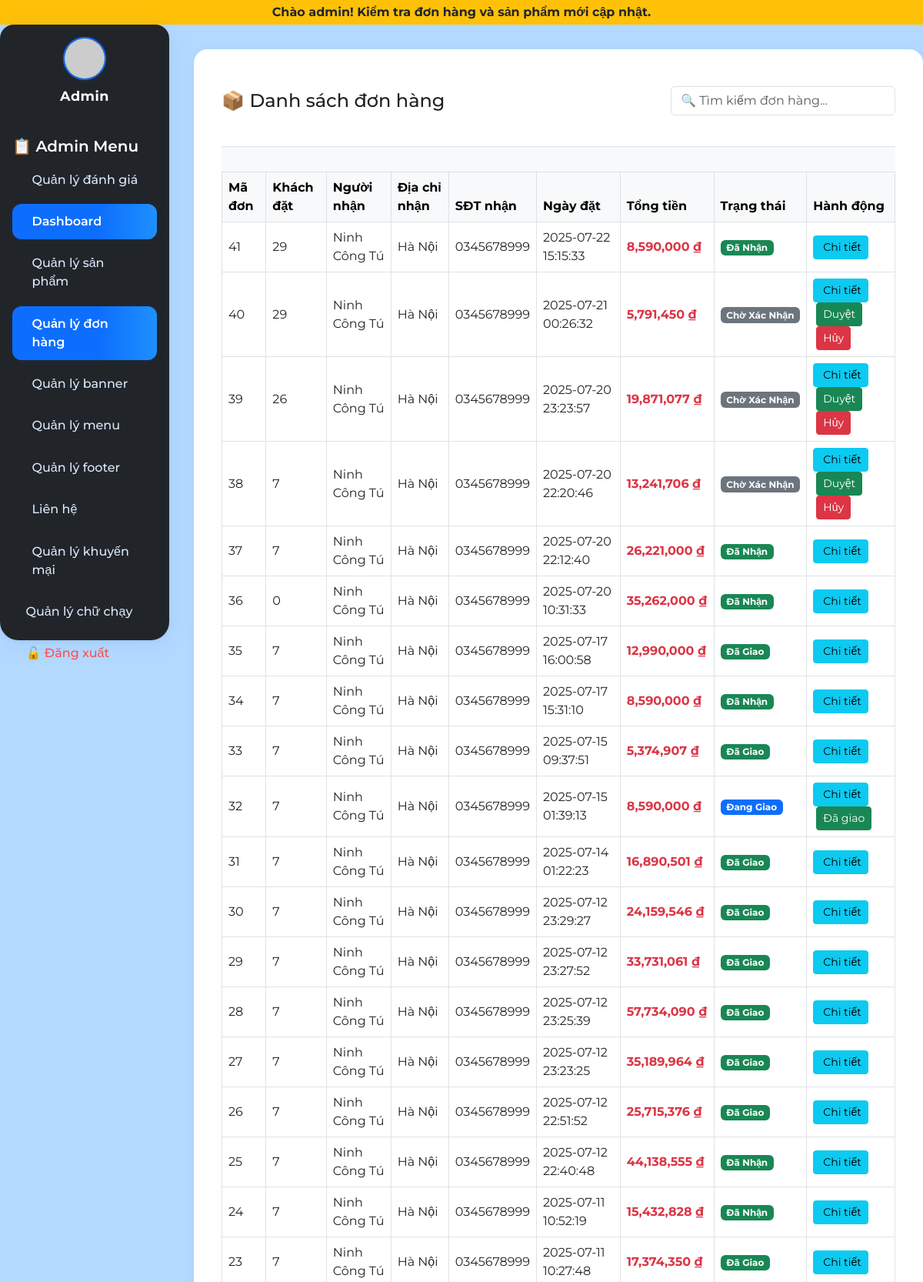
/admin/index.php?page=order (signed in, upper part), run on the app's committed database.
### tables this page shows
CREATE TABLE `marquee` (
  `id` int(11) NOT NULL,
  `noidung` text NOT NULL,
  `trangthai` tinyint(4) DEFAULT 1,
  `vaitro` enum('admin','user') DEFAULT 'user',
  `ngaytao` datetime NOT NULL DEFAULT current_timestamp()
);

CREATE TABLE `menu_content` (
  `id` int(11) NOT NULL,
  `label` varchar(255) NOT NULL,
  `url` varchar(255) NOT NULL,
  `icon` varchar(64) DEFAULT NULL,
  `position` int(11) DEFAULT 0,
  `type` varchar(20) NOT NULL DEFAULT 'user',
  `parent_id` int(11) DEFAULT NULL
);

CREATE TABLE `donhang` (
  `madon` int(11) NOT NULL,
  `makh` int(11) DEFAULT NULL,
  `ten_nguoinhan` varchar(100) DEFAULT NULL,
  `diachi_nhan` varchar(255) DEFAULT NULL,
  `sdt_nhan` varchar(15) DEFAULT NULL,
  `ngaydat` datetime DEFAULT current_timestamp(),
  `tongtien` decimal(10,2) DEFAULT NULL,
  `trangthai` int(11) NOT NULL DEFAULT 0
);

### admin/controllers/OrderController.php (called while the page is built, shortened)
<?php
include_once(__DIR__ . '/../models/Order.php');
function listOrders() {
    $orders = getAllOrders();
    include(__DIR__ . '/../views/order/index.php');
}

### admin/models/Order.php (called while the page is built, shortened)
<?php
include_once(__DIR__ . '/../../config/db.php');
function getAllOrders() {
    global $conn;
    $sql = "SELECT * FROM donhang ORDER BY ngaydat DESC";
    return mysqli_query($conn, $sql);
}

### admin/views/order/index.php (the view, shortened to what this page needs)
<div class="container mt-4">
  <div class="d-flex flex-wrap align-items-center justify-content-between mb-3 gap-2">
    <h4 class="mb-0">📦 Danh sách đơn hàng</h4>
    <div class="col-md-4 col-12">
      <input type="text" id="order-search" class="form-control" placeholder="🔍 Tìm kiếm đơn hàng...">
    </div>
  </div>
  <div class="table-responsive">
    <table class="table table-bordered table-hover align-middle" id="order-table">
      <thead class="table-light">
        <tr>
          <th>Mã đơn</th>
          <th>Khách đặt</th>
          <th>Người nhận</th>
          <th>Địa chỉ nhận</th>
          <th>SĐT nhận</th>
          <th>Ngày đặt</th>
          <th>Tổng tiền</th>
          <th>Trạng thái</th>
          <th>Hành động</th>
        </tr>
      </thead>
      <tbody>
        <?php
$trangthai_map = [
  0 => ['label' => 'Chờ xác nhận', 'badge' => 'secondary'],
  1 => ['label' => 'Đã duyệt', 'badge' => 'info'],
  2 => ['label' => 'Đang giao', 'badge' => 'primary'],
  3 => ['label' => 'Đã giao', 'badge' => 'success'],
  4 => ['label' => 'Đã nhận', 'badge' => 'success'],
  5 => ['label' => 'Đã hủy', 'badge' => 'danger'],
];
?>
<?php while ($row = mysqli_fetch_assoc($orders)) : ?>
  <tr>
    <td><?= $row['madon'] ?></td>
    <td><?= $row['tenkh'] ?? ($row['makh'] ?? 'Ẩn') ?></td>
    <td><?= htmlspecialchars($row['ten_nguoinhan'] ?? '') ?></td>
    <td><?= htmlspecialchars($row['diachi_nhan'] ?? '') ?></td>
    <td><?= htmlspecialchars($row['sdt_nhan'] ?? '') ?></td>
    <td><?= $row['ngaydat'] ?></td>
    <td class="text-danger fw-bold"><?= number_format($row['tongtien']) ?> ₫</td>
    <td>
      <?php
        $status = isset($row['trangthai']) ? intval($row['trangthai']) : 0;
        $statusInfo = $trangthai_map[$status] ?? $trangthai_map[0];
      ?>
      <span class="badge bg-<?= $statusInfo['badge'] ?> text-capitalize"><?= $statusInfo['label'] ?></span>
    </td>
    <td>
      <a href="?page=order_detail&id=<?= $row['madon'] ?>" class="btn btn-info btn-sm d-inline-flex align-items-center gap-1">
        <span class="bi bi-eye"></span> Chi tiết
      </a>
      <?php if ($status === 0): ?>
        <a href="?page=order&duyet=<?= $row['madon'] ?>" class="btn btn-success btn-sm ms-1" onclick="return confirm('Duyệt đơn hàng này?');">
          <span class="bi bi-check2-circle"></span> Duyệt
        </a>
        <a href="?page=order&huydon=<?= $row['madon'] ?>" class="btn btn-danger btn-sm ms-1" onclick="return confirm('Bạn chắc chắn muốn hủy đơn hàng này?');">
          <span class="bi bi-x-circle"></span> Hủy
        </a>
      <?php elseif ($status === 1): ?>
        <a href="?page=order&dang_giao=<?= $row['madon'] ?>" class="btn btn-primary btn-sm ms-1" onclick="return confirm('Chuyển đơn hàng này sang trạng thái Đang giao?');">
          <span class="bi bi-truck"></span> Đang giao
        </a>
      <?php elseif ($status === 2): ?>
        <a href="?page=order&da_giao=<?= $row['madon'] ?>" class="btn btn-success btn-sm ms-1" onclick="return confirm('Xác nhận đã giao đơn hàng này?');">
          <span class="bi bi-box-seam"></span> Đã giao
        </a>
      <?php endif; ?>
    </td>
  </tr>
<?php endwhile; ?>

### admin/views/layout/header.php (shortened to what this page needs)
<!DOCTYPE html>
<html lang="vi">
<head>
  <link href="https://cdn.jsdelivr.net/npm/bootstrap@5.3.0/dist/css/bootstrap.min.css" rel="stylesheet">
  <link rel="stylesheet" href="../public/assets/css/admin.css">
</head>
<body>
<?php
include __DIR__ . '/../../../config/db.php';
$query = "SELECT * FROM marquee WHERE trangthai = 1 AND vaitro = 'admin' ORDER BY id DESC LIMIT 1";
$marquees = mysqli_query($conn, $query);
if ($row = mysqli_fetch_assoc($marquees)) {
  echo '<div class="bg-warning text-dark py-1 text-center fw-bold">';
  echo '<marquee behavior="scroll" direction="left">' . htmlspecialchars($row['noidung']) . '</marquee>';
  echo '</div>';
}

### admin/views/layout/sidebar.php (shortened to what this page needs)
<div class="d-flex">
  <nav class="bg-dark text-white p-3" style="width: 220px; height: 100vh;">
    <div class="admin-avatar">
      <img src="https://ui-avatars.com/api/?name=Admin&background=0d6efd&color=fff&size=128" alt="Admin Avatar">
      <div class="admin-name">Admin</div>
    </div>
    <h5 style="font-weight:600; color:#fff;">📋 Admin Menu</h5>
    <ul class="nav flex-column">
      <li class="nav-item">
        <a class="nav-link text-white" href="index.php?page=danhgia_admin">
          <i class="bi bi-star-fill text-warning"></i> Quản lý đánh giá
        </a>
      </li>
      <?php
      include __DIR__ . '/../../../config/db.php';
      $menu_type = 'admin';
      $menu_sql = "SELECT * FROM menu_content WHERE type='$menu_type' ORDER BY position ASC, id ASC";
      $menu_result = mysqli_query($conn, $menu_sql);
      $menus = [];
      while ($m = mysqli_fetch_assoc($menu_result)) $menus[] = $m;
      function buildMenuTreeSidebar($menus, $parent_id = null) {
          $branch = [];
          foreach ($menus as $menu) {
              if ($menu['parent_id'] == $parent_id) {
                  $children = buildMenuTreeSidebar($menus, $menu['id']);
                  $branch[] = $menu;
              }
          }
          return $branch;
      }
      $menu_tree = buildMenuTreeSidebar($menus);
      foreach ($menu_tree as $menu):
          if (!empty($menu['children'])): ?>
              <li class="nav-item dropdown">
                <a class="nav-link text-white dropdown-toggle" href="<?php echo htmlspecialchars($menu['url']); ?>" id="sidebar-menu-<?php echo $menu['id']; ?>" role="button" data-bs-toggle="dropdown" aria-expanded="false">
                  <?php if ($menu['icon']): ?><i class="<?php echo htmlspecialchars($menu['icon']); ?>"></i> <?php endif; ?>
                  <?php echo htmlspecialchars($menu['label']); ?>
                </a>
                <ul class="dropdown-menu bg-dark border-0" aria-labelledby="sidebar-menu-<?php echo $menu['id']; ?>">
                  <?php foreach ($menu['children'] as $child): ?>
                    <li>
                      <a class="dropdown-item text-white bg-dark" href="<?php echo htmlspecialchars($child['url']); ?>">
                        <?php if ($child['icon']): ?><i class="<?php echo htmlspecialchars($child['icon']); ?>"></i> <?php endif; ?>
                        <?php echo htmlspecialchars($child['label']); ?>
                      </a>
                    </li>
                  <?php endforeach; ?>
                </ul>
              </li>
          <?php else: ?>
              <li class="nav-item">
                <a class="nav-link text-white" href="<?php echo htmlspecialchars($menu['url']); ?>">
                  <?php echo htmlspecialchars($menu['label']); ?>
                </a>
              </li>
          <?php endif;
      endforeach;
      ?>
      <li class="nav-item">
        <a class="nav-link text-danger" href="logout.php">🔓 Đăng xuất</a>
      </li>
    </ul>
  </nav>
  <main class="p-4" style="flex-grow: 1;">

### public/assets/css/admin.css (style rules this page uses)
body { font-family: 'Montserrat', 'Roboto', Arial, sans-serif; background: #b3d9ff; color: #222; font-size: 16px; }
nav.bg-dark { border-radius: 18px 18px 24px 24px; box-shadow: 0 4px 32px rgba(13,110,253,0.08), 0 1.5px 6px rgba(0,0,0,0.06); min-height: 100vh; min-width: 220px; padding-top: 2.5rem; position: relative; transition: all .2s; }
.admin-avatar { display: flex; align-items: center; margin-bottom: 2.5rem; flex-direction: column; }
.admin-avatar img { width: 56px; height: 56px; border-radius: 50%; object-fit: cover; margin-bottom: 0.5rem; border: 2.5px solid #0d6efd; box-shadow: 0 2px 8px rgba(13,110,253,0.10); }
.admin-avatar .admin-name { font-weight: 700; color: #fff; font-size: 1.1rem; letter-spacing: 0.5px; }
.nav.flex-column .nav-item { margin-bottom: 0.5rem; }
.nav-link { color: #dbeafe !important; font-weight: 500; border-radius: 12px; padding: 0.7em 1.1em; transition: background .16s, color .16s; display: flex; align-items: center; gap: 8px; }
.nav-link.active, .nav-link:focus, .nav-link:hover { background: linear-gradient(90deg, #0d6efd 60%, #1e90ff 100%); color: #fff !important; box-shadow: 0 2px 8px rgba(13,110,253,0.08); font-weight: 600; }
.nav-link.text-danger { background: none !important; color: #ff4d4f !important; }
main.p-4 { background: #fff; border-radius: 18px; box-shadow: 0 2px 16px rgba(0,0,0,0.04); margin: 2rem 0 2rem 2rem; min-height: 90vh; }

### data on the page
marquee: noidung "Chào admin! Kiểm tra đơn hàng và sản phẩm mới cập nhật."
menu_content: label "Dashboard"
menu_content: label "Quản lý sản phẩm"
menu_content: label "Quản lý đơn hàng"
menu_content: label "Quản lý banner"
menu_content: label "Quản lý menu"
menu_content: label "Quản lý footer"
menu_content: label "Liên hệ"
menu_content: label "Quản lý khuyến mại"
menu_content: label "Quản lý chữ chạy"
donhang: madon "41", makh "29", ten_nguoinhan "Ninh Công Tú", diachi_nhan "Hà Nội", sdt_nhan "0345678999", ngaydat "2025-07-22 15:15:33", tongtien "8,590,000", trangthai "Đã Nhận"
donhang: madon "40", makh "29", ten_nguoinhan "Ninh Công Tú", diachi_nhan "Hà Nội", sdt_nhan "0345678999", ngaydat "2025-07-21 00:26:32", tongtien "5,791,450", trangthai "Chờ Xác Nhận"
donhang: madon "39", makh "26", ten_nguoinhan "Ninh Công Tú", diachi_nhan "Hà Nội", sdt_nhan "0345678999", ngaydat "2025-07-20 23:23:57", tongtien "19,871,077", trangthai "Chờ Xác Nhận"
donhang: madon "38", makh "7", ten_nguoinhan "Ninh Công Tú", diachi_nhan "Hà Nội", sdt_nhan "0345678999", ngaydat "2025-07-20 22:20:46", tongtien "13,241,706", trangthai "Chờ Xác Nhận"
donhang: madon "37", makh "7", ten_nguoinhan "Ninh Công Tú", diachi_nhan "Hà Nội", sdt_nhan "0345678999", ngaydat "2025-07-20 22:12:40", tongtien "26,221,000", trangthai "Đã Nhận"
donhang: madon "36", makh "0", ten_nguoinhan "Ninh Công Tú", diachi_nhan "Hà Nội", sdt_nhan "0345678999", ngaydat "2025-07-20 10:31:33", tongtien "35,262,000", trangthai "Đã Nhận"
donhang: madon "35", makh "7", ten_nguoinhan "Ninh Công Tú", diachi_nhan "Hà Nội", sdt_nhan "0345678999", ngaydat "2025-07-17 16:00:58", tongtien "12,990,000", trangthai "Đã Giao"
donhang: madon "34", makh "7", ten_nguoinhan "Ninh Công Tú", diachi_nhan "Hà Nội", sdt_nhan "0345678999", ngaydat "2025-07-17 15:31:10", tongtien "8,590,000", trangthai "Đã Nhận"
donhang: madon "33", makh "7", ten_nguoinhan "Ninh Công Tú", diachi_nhan "Hà Nội", sdt_nhan "0345678999", ngaydat "2025-07-15 09:37:51", tongtien "5,374,907", trangthai "Đã Giao"
donhang: madon "32", makh "7", ten_nguoinhan "Ninh Công Tú", diachi_nhan "Hà Nội", sdt_nhan "0345678999", ngaydat "2025-07-15 01:39:13", tongtien "8,590,000", trangthai "Đang Giao"
donhang: madon "31", makh "7", ten_nguoinhan "Ninh Công Tú", diachi_nhan "Hà Nội", sdt_nhan "0345678999", ngaydat "2025-07-14 01:22:23", tongtien "16,890,501", trangthai "Đã Giao"
donhang: madon "30", makh "7", ten_nguoinhan "Ninh Công Tú", diachi_nhan "Hà Nội", sdt_nhan "0345678999", ngaydat "2025-07-12 23:29:27", tongtien "24,159,546", trangthai "Đã Giao"
donhang: madon "29", makh "7", ten_nguoinhan "Ninh Công Tú", diachi_nhan "Hà Nội", sdt_nhan "0345678999", ngaydat "2025-07-12 23:27:52", tongtien "33,731,061", trangthai "Đã Giao"
donhang: madon "28", makh "7", ten_nguoinhan "Ninh Công Tú", diachi_nhan "Hà Nội", sdt_nhan "0345678999", ngaydat "2025-07-12 23:25:39", tongtien "57,734,090", trangthai "Đã Giao"
donhang: madon "27", makh "7", ten_nguoinhan "Ninh Công Tú", diachi_nhan "Hà Nội", sdt_nhan "0345678999", ngaydat "2025-07-12 23:23:25", tongtien "35,189,964", trangthai "Đã Giao"
donhang: madon "26", makh "7", ten_nguoinhan "Ninh Công Tú", diachi_nhan "Hà Nội", sdt_nhan "0345678999", ngaydat "2025-07-12 22:51:52", tongtien "25,715,376", trangthai "Đã Giao"
donhang: madon "25", makh "7", ten_nguoinhan "Ninh Công Tú", diachi_nhan "Hà Nội", sdt_nhan "0345678999", ngaydat "2025-07-12 22:40:48", tongtien "44,138,555", trangthai "Đã Nhận"
donhang: madon "24", makh "7", ten_nguoinhan "Ninh Công Tú", diachi_nhan "Hà Nội", sdt_nhan "0345678999", ngaydat "2025-07-11 10:52:19", tongtien "15,432,828", trangthai "Đã Nhận"
donhang: madon "23", makh "7", ten_nguoinhan "Ninh Công Tú", diachi_nhan "Hà Nội", sdt_nhan "0345678999", ngaydat "2025-07-11 10:27:48", tongtien "17,374,350", trangthai "Đã Giao"
